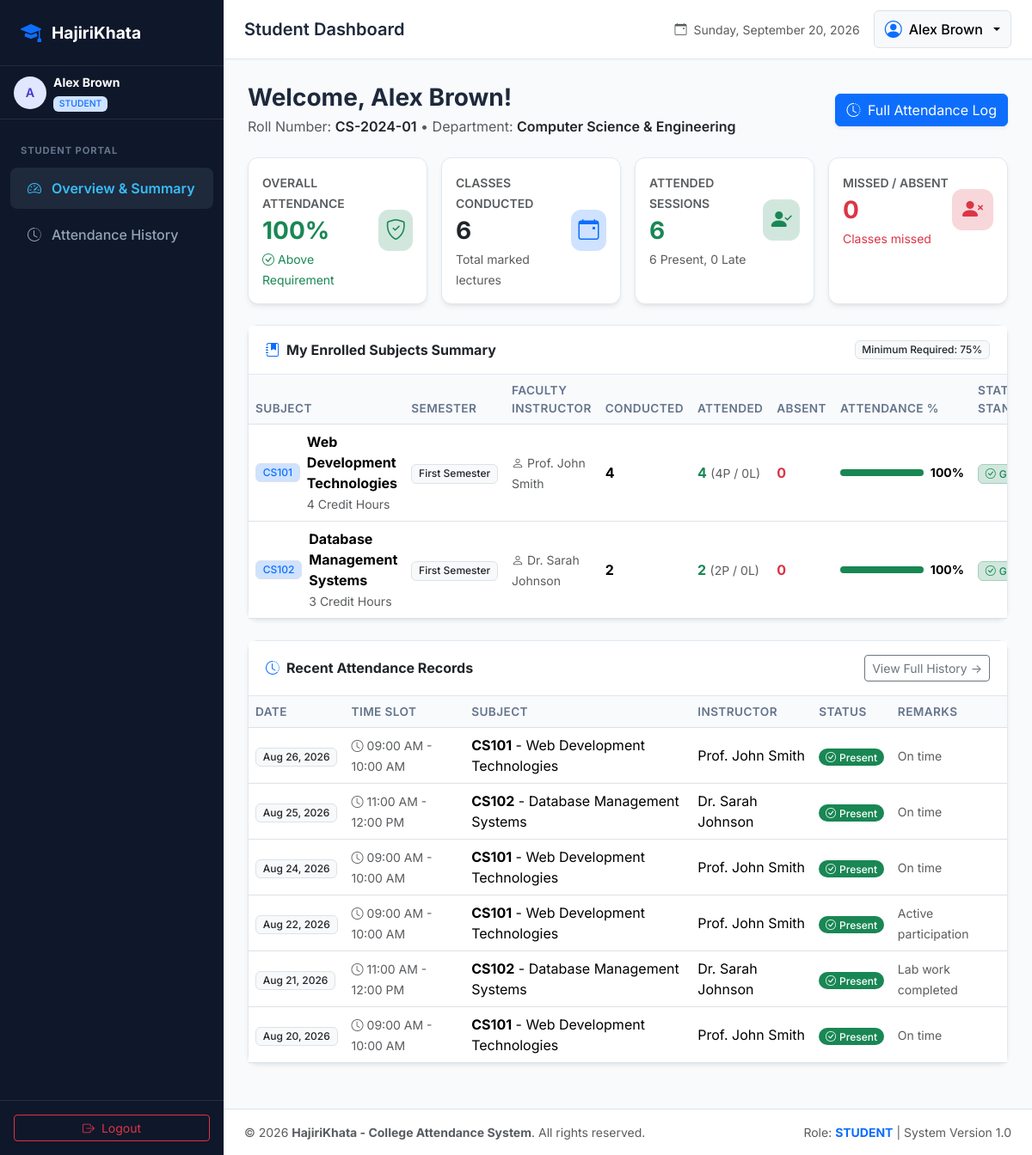
/student/dashboard.php (signed in), run on the app's committed database.
### tables this page shows
CREATE TABLE `users` (
    `id` INT AUTO_INCREMENT PRIMARY KEY,
    `username` VARCHAR(50) NOT NULL UNIQUE,
    `email` VARCHAR(100) NOT NULL UNIQUE,
    `password` VARCHAR(255) NOT NULL,
    `full_name` VARCHAR(100) NOT NULL,
    `role` ENUM('admin', 'teacher', 'student') NOT NULL,
    `department_id` INT NULL,
    `roll_no` VARCHAR(50) NULL UNIQUE,
    `phone` VARCHAR(20) NULL,
    `created_at` TIMESTAMP DEFAULT CURRENT_TIMESTAMP,
    `updated_at` TIMESTAMP DEFAULT CURRENT_TIMESTAMP ON UPDATE CURRENT_TIMESTAMP,
    FOREIGN KEY (`department_id`) REFERENCES `departments`(`id`) ON DELETE SET NULL
);

CREATE TABLE `departments` (
    `id` INT AUTO_INCREMENT PRIMARY KEY,
    `name` VARCHAR(100) NOT NULL,
    `code` VARCHAR(20) NOT NULL UNIQUE,
    `created_at` TIMESTAMP DEFAULT CURRENT_TIMESTAMP
);

CREATE TABLE `subjects` (
    `id` INT AUTO_INCREMENT PRIMARY KEY,
    `subject_code` VARCHAR(20) NOT NULL UNIQUE,
    `subject_name` VARCHAR(100) NOT NULL,
    `department_id` INT NOT NULL,
    `semester_id` INT NOT NULL,
    `credit_hours` INT DEFAULT 3,
    `created_at` TIMESTAMP DEFAULT CURRENT_TIMESTAMP,
    FOREIGN KEY (`department_id`) REFERENCES `departments`(`id`) ON DELETE CASCADE,
    FOREIGN KEY (`semester_id`) REFERENCES `semesters`(`id`) ON DELETE CASCADE
);

CREATE TABLE `semesters` (
    `id` INT AUTO_INCREMENT PRIMARY KEY,
    `name` VARCHAR(50) NOT NULL,
    `code` VARCHAR(20) NOT NULL UNIQUE,
    `created_at` TIMESTAMP DEFAULT CURRENT_TIMESTAMP
);

CREATE TABLE `attendance` (
    `id` INT AUTO_INCREMENT PRIMARY KEY,
    `student_id` INT NOT NULL,
    `subject_id` INT NOT NULL,
    `teacher_id` INT NOT NULL,
    `attendance_date` DATE NOT NULL,
    `time_slot` VARCHAR(50) NOT NULL DEFAULT '09:00 AM - 10:00 AM',
    `status` ENUM('Present', 'Absent', 'Late') NOT NULL DEFAULT 'Present',
    `remarks` VARCHAR(255) NULL,
    `created_at` TIMESTAMP DEFAULT CURRENT_TIMESTAMP,
    `updated_at` TIMESTAMP DEFAULT CURRENT_TIMESTAMP ON UPDATE CURRENT_TIMESTAMP,
    INDEX `idx_date_subject` (`attendance_date`, `subject_id`),
    INDEX `idx_student_subject` (`student_id`, `subject_id`),
    INDEX `idx_teacher_date` (`teacher_id`, `attendance_date`),
    UNIQUE KEY `unique_attendance_entry` (`student_id`, `subject_id`, `attendance_date`, `time_slot`),
    FOREIGN KEY (`student_id`) REFERENCES `users`(`id`) ON DELETE CASCADE,
    FOREIGN KEY (`subject_id`) REFERENCES `subjects`(`id`) ON DELETE CASCADE,
    FOREIGN KEY (`teacher_id`) REFERENCES `users`(`id`) ON DELETE CASCADE
);

### student/dashboard.php (the view, shortened to what the rows shown need)
<?php
require_once __DIR__ . '/../config/db.php';
require_once __DIR__ . '/../includes/auth.php';
require_once __DIR__ . '/../includes/helpers.php';
$user = current_user();
$student_id = $user['id'];
try {
    $stmt = $pdo->prepare("
        SELECT u.*, d.name AS dept_name, d.code AS dept_code
        FROM users u
        LEFT JOIN departments d ON u.department_id = d.id
        WHERE u.id = :id
    ");
    $stmt->execute([':id' => $student_id]);
    $student_info = $stmt->fetch();
    $stmt = $pdo->prepare("
        SELECT
            s.id AS subject_id,
            s.subject_code,
            s.subject_name,
            s.credit_hours,
            sem.name AS sem_name,
            d.code AS dept_code,
            (
                SELECT GROUP_CONCAT(t.full_name SEPARATOR ', ')
                FROM subject_teacher st
                JOIN users t ON st.teacher_id = t.id
                WHERE st.subject_id = s.id
            ) AS teachers_assigned,
            (SELECT COUNT(*) FROM attendance a WHERE a.subject_id = s.id AND a.student_id = :sid1) AS total_classes,
            (SELECT COUNT(*) FROM attendance a WHERE a.subject_id = s.id AND a.student_id = :sid2 AND a.status = 'Present') AS present_count,
            (SELECT COUNT(*) FROM attendance a WHERE a.subject_id = s.id AND a.student_id = :sid3 AND a.status = 'Late') AS late_count,
            (SELECT COUNT(*) FROM attendance a WHERE a.subject_id = s.id AND a.student_id = :sid4 AND a.status = 'Absent') AS absent_count
        FROM subjects s
        JOIN subject_student ss ON s.id = ss.subject_id
        JOIN semesters sem ON s.semester_id = sem.id
        JOIN departments d ON s.department_id = d.id
        WHERE ss.student_id = :sid5
        ORDER BY s.subject_code ASC
    ");
    $stmt->execute([
        ':sid1' => $student_id,
        ':sid2' => $student_id,
        ':sid3' => $student_id,
        ':sid4' => $student_id,
        ':sid5' => $student_id
    ]);
    $subjects_attendance = $stmt->fetchAll();
    $stmt = $pdo->prepare("
        SELECT
            a.*,
            s.subject_code,
            s.subject_name,
            t.full_name AS teacher_name
        FROM attendance a
        JOIN subjects s ON a.subject_id = s.id
        JOIN users t ON a.teacher_id = t.id
        WHERE a.student_id = :sid
        ORDER BY a.attendance_date DESC, a.created_at DESC
        LIMIT 8
    ");
    $stmt->execute([':sid' => $student_id]);
    $recent_history = $stmt->fetchAll();
} catch (PDOException $e) {
    set_flash("Database query error: " . $e->getMessage(), "danger");
    $subjects_attendance = [];
    $recent_history = [];
    $shortage_subjects = [];
    $overall_pct = 0;
    $grand_total_classes = $grand_present = $grand_late = $grand_absent = 0;
}
require_once __DIR__ . '/../includes/header.php';
?>
<div class="container-fluid px-0">
    <div class="d-flex flex-column flex-md-row justify-content-between align-items-md-center mb-4 gap-3">
        <div>
            <h3 class="fw-bold text-slate-900 mb-1">Welcome, <?= e($student_info['full_name']) ?>!</h3>
            <p class="text-muted mb-0">
                Roll Number: <span class="fw-semibold text-dark"><?= e($student_info['roll_no'] ?? 'N/A') ?></span> &bull;
                Department: <span class="fw-semibold text-dark"><?= e($student_info['dept_name'] ?? 'Not Assigned') ?></span>
            </p>
        </div>
    </div>
    <div class="card shadow-sm mb-4">
        <div class="card-body p-0">
            <div class="table-responsive">
                <table class="table table-hover align-middle mb-0">
                    <thead>
                        <tr>
                            <th>Subject</th>
                            <th>Semester</th>
                            <th>Faculty Instructor</th>
                            <th>Conducted</th>
                            <th>Attended</th>
                            <th>Absent</th>
                            <th style="min-width: 160px;">Attendance %</th>
                            <th>Status Standing</th>
                        </tr>
                    </thead>
                    <tbody>
                        <?php if (empty($subjects_attendance)): ?>
                            <tr>
                                <td colspan="9" class="text-center py-4 text-muted">You are not enrolled in any subjects currently.</td>
                            </tr>
                        <?php else: ?>
                            <?php foreach ($subjects_attendance as $subj):
                                $t_cls = (int)$subj['total_classes'];
                                $p_cls = (int)$subj['present_count'];
                                $l_cls = (int)$subj['late_count'];
                                $a_cls = (int)$subj['absent_count'];
                                $pct   = calculate_attendance_percentage($p_cls, $l_cls, $t_cls);
                            ?>
                                <tr>
                                    <td>
                                        <div class="d-flex align-items-center gap-2">
                                            <span class="badge bg-primary-subtle text-primary border"><?= e($subj['subject_code']) ?></span>
                                            <div>
                                                <div class="fw-bold"><?= e($subj['subject_name']) ?></div>
                                                <small class="text-muted"><?= (int)$subj['credit_hours'] ?> Credit Hours</small>
                                            </div>
                                        </div>
                                    </td>
                                    <td><span class="badge bg-light text-dark border"><?= e($subj['sem_name']) ?></span></td>
                                    <td>
                                        <small class="text-muted"><i class="bi bi-person me-1"></i><?= e($subj['teachers_assigned'] ?? 'TBA') ?></small>
                                    </td>
                                    <td><strong><?= $t_cls ?></strong></td>
                                    <td><span class="text-success fw-bold"><?= ($p_cls + $l_cls) ?></span> <small class="text-muted">(<?= $p_cls ?>P / <?= $l_cls ?>L)</small></td>
                                    <td><span class="text-danger fw-bold"><?= $a_cls ?></span></td>
                                    <td>
                                        <?php if ($t_cls > 0): ?>
                                            <div class="d-flex align-items-center gap-2">
                                                <div class="progress flex-grow-1" style="height: 8px;">
                                                    <div class="progress-bar <?= $pct >= ATTENDANCE_THRESHOLD ? 'bg-success' : 'bg-danger' ?>" role="progressbar" style="width: <?= min(100, $pct) ?>%"></div>
                                                </div>
                                                <span class="fw-bold small"><?= $pct ?>%</span>
                                            </div>
                                        <?php else: ?>
                                            <span class="text-muted small fst-italic">No classes yet</span>
                                        <?php endif; ?>
                                    </td>
                                    <td>
                                        <?php if ($t_cls === 0): ?>
                                            <span class="badge bg-light text-muted border">No Data</span>
                                        <?php elseif ($pct >= ATTENDANCE_THRESHOLD): ?>
                                            <span class="badge bg-success-subtle text-success border border-success-subtle">
                                                <i class="bi bi-check-circle me-1"></i>Good (<?= $pct ?>%)
                                            </span>
                                        <?php else: ?>
                                            <span class="badge bg-danger-subtle text-danger border border-danger-subtle">
                                                <i class="bi bi-exclamation-triangle-fill me-1"></i>Shortage (<?= $pct ?>%)
                                            </span>
                                        <?php endif; ?>
                                    </td>
                                </tr>
                            <?php endforeach; ?>
                        <?php endif; ?>
                    </tbody>
                </table>
            </div>
        </div>
    </div>
    <div class="card shadow-sm mb-4">
        <div class="card-body p-0">
            <div class="table-responsive">
                <table class="table table-hover align-middle mb-0">
                    <thead>
                        <tr>
                            <th>Date</th>
                            <th>Time Slot</th>
                            <th>Subject</th>
                            <th>Instructor</th>
                            <th>Status</th>
                            <th>Remarks</th>
                        </tr>
                    </thead>
                    <tbody>
                        <?php if (empty($recent_history)): ?>
                            <tr>
                                <td colspan="6" class="text-center py-4 text-muted">No attendance marked yet.</td>
                            </tr>
                        <?php else: ?>
                            <?php foreach ($recent_history as $hist): ?>
                                <tr>
                                    <td><span class="badge bg-light text-dark border"><?= format_date($hist['attendance_date']) ?></span></td>
                                    <td><small class="text-muted"><i class="bi bi-clock me-1"></i><?= e($hist['time_slot']) ?></small></td>
                                    <td><strong><?= e($hist['subject_code']) ?></strong> - <?= e($hist['subject_name']) ?></td>
                                    <td><?= e($hist['teacher_name']) ?></td>
                                    <td><?= get_status_badge($hist['status']) ?></td>
                                    <td><small class="text-muted"><?= e($hist['remarks'] ?? '-') ?></small></td>
                                </tr>
                            <?php endforeach; ?>
                        <?php endif; ?>
                    </tbody>
                </table>
            </div>
        </div>
    </div>
</div>
<?php require_once __DIR__ . '/../includes/footer.php'; ?>

### includes/header.php (shortened to what the rows shown need)
<?php
require_once __DIR__ . '/auth.php';
require_once __DIR__ . '/helpers.php';
$user = current_user();
$role = $user['role'] ?? '';
?>
<!DOCTYPE html>
<html lang="en">
<head>
    <link href="https://cdn.jsdelivr.net/npm/bootstrap@5.3.3/dist/css/bootstrap.min.css" rel="stylesheet">
    <link href="https://cdn.jsdelivr.net/npm/bootstrap-icons@1.11.3/font/bootstrap-icons.min.css" rel="stylesheet">
    <link href="<?= BASE_URL ?>assets/css/style.css" rel="stylesheet">
</head>
<body class="d-flex flex-column min-vh-100">
<div class="d-flex flex-grow-1">
    <aside id="sidebar" class="d-flex flex-column flex-shrink-0">
        <div class="px-3 py-2 border-bottom border-secondary border-opacity-25">
            <div class="d-flex align-items-center gap-2">
                <div class="avatar-circle">
                    <?= strtoupper(substr($user['full_name'] ?? 'U', 0, 1)) ?>
                </div>
                <div class="overflow-hidden">
                    <div class="text-white small fw-bold text-truncate"><?= e($user['full_name'] ?? 'Guest') ?></div>
                    <span class="badge bg-primary-subtle text-primary text-uppercase" style="font-size: 0.65rem;">
                        <?= e($user['role'] ?? '') ?>
                    </span>
                </div>
            </div>
        </div>
    </aside>
    <div class="main-wrapper">
        <header class="top-navbar d-flex justify-content-between align-items-center">
            <div class="d-flex align-items-center gap-3">
                <div class="dropdown">
                    <button class="btn btn-light dropdown-toggle d-flex align-items-center gap-2 border" type="button" data-bs-toggle="dropdown" aria-expanded="false">
                        <i class="bi bi-person-circle fs-5 text-primary"></i>
                        <span class="d-none d-sm-inline fw-medium"><?= e($user['full_name'] ?? 'User') ?></span>
                    </button>
                </div>
            </div>
        </header>
        <main class="content-body">

### includes/helpers.php (shortened to what the rows shown need)
<?php
function e($value): string {
    return htmlspecialchars((string)($value ?? ''), ENT_QUOTES, 'UTF-8');
}
function calculate_attendance_percentage(int $present, int $late, int $total): float {
    $attended = $present + $late;
    return round(($attended / $total) * 100, 2);
}
function get_status_badge(string $status): string {
    return match (strtolower(trim($status))) {
        'present' => '<span class="badge bg-success px-2.5 py-1.5 rounded-pill"><i class="bi bi-check-circle me-1"></i>Present</span>',
        'absent'  => '<span class="badge bg-danger px-2.5 py-1.5 rounded-pill"><i class="bi bi-x-circle me-1"></i>Absent</span>',
        'late'    => '<span class="badge bg-warning text-dark px-2.5 py-1.5 rounded-pill"><i class="bi bi-clock-history me-1"></i>Late</span>',
        default   => '<span class="badge bg-secondary px-2.5 py-1.5 rounded-pill">' . e($status) . '</span>'
    };
}
function format_date(?string $date, string $format = 'M d, Y'): string {
    $timestamp = strtotime($date);
    return $timestamp ? date($format, $timestamp) : 'N/A';
}

### includes/footer.php (shortened to what the rows shown need)
        </main>
        <footer class="bg-white border-top py-3 px-4 text-center text-muted small mt-auto no-print">
            <div class="d-flex flex-column flex-sm-row justify-content-between align-items-center gap-2">
                <span>Role: <strong class="text-primary text-uppercase"><?= e($role ?? 'Guest') ?></strong> | System Version 1.0</span>
            </div>
        </footer>
    </div>
</div>
</body>
</html>

### data on the page
users: full_name "A", full_name "Alex Brown", role "STUDENT", roll_no "CS-2024-01", department.name "Computer Science & Engineering"
subjects: subject_code "CS101", subject_name "Web Development Technologies", credit_hours "4", semester.name "First Semester", teachers_assigned "Prof. John Smith", t_cls "4", l_cls "4", p_cls "4", l_cls "0", a_cls "0", pct "100"
subjects: subject_code "CS102", subject_name "Database Management Systems", credit_hours "3", semester.name "First Semester", teachers_assigned "Dr. Sarah Johnson", t_cls "2", l_cls "2", p_cls "2", l_cls "0", a_cls "0", pct "100"
attendance: attendance_date "Aug 26, 2026", time_slot "09:00 AM - 10:00 AM", subject.subject_code "CS101", subject.subject_name "Web Development Technologies", teacher.full_name "Prof. John Smith", status "Present", remarks "On time"
attendance: attendance_date "Aug 25, 2026", time_slot "11:00 AM - 12:00 PM", subject.subject_code "CS102", subject.subject_name "Database Management Systems", teacher.full_name "Dr. Sarah Johnson", status "Present", remarks "On time"
attendance: attendance_date "Aug 24, 2026", time_slot "09:00 AM - 10:00 AM", subject.subject_code "CS101", subject.subject_name "Web Development Technologies", teacher.full_name "Prof. John Smith", status "Present", remarks "On time"
attendance: attendance_date "Aug 22, 2026", time_slot "09:00 AM - 10:00 AM", subject.subject_code "CS101", subject.subject_name "Web Development Technologies", teacher.full_name "Prof. John Smith", status "Present", remarks "Active participation"
attendance: attendance_date "Aug 21, 2026", time_slot "11:00 AM - 12:00 PM", subject.subject_code "CS102", subject.subject_name "Database Management Systems", teacher.full_name "Dr. Sarah Johnson", status "Present", remarks "Lab work completed"
attendance: attendance_date "Aug 20, 2026", time_slot "09:00 AM - 10:00 AM", subject.subject_code "CS101", subject.subject_name "Web Development Technologies", teacher.full_name "Prof. John Smith", status "Present", remarks "On time"

### other printed values
$page_title "Student Dashboard"
$overall_pct "100"
$grand_total_classes "6"
$grand_present + $grand_late "6"
$grand_present "6"
$grand_late "0"
$grand_absent "0"
ATTENDANCE_THRESHOLD "75"
APP_NAME "HajiriKhata - College Attendance System"
